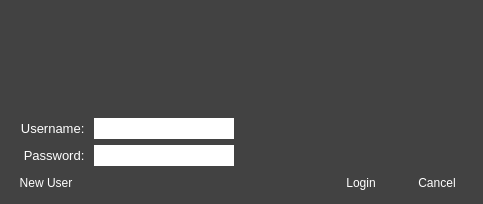
<?xml version="1.0" encoding="UTF-8"?>
<ui version="4.0">
 <class>ventilate_login</class>
 <widget class="QDialog" name="ventilate_login">
  <property name="geometry">
   <rect>
    <x>0</x>
    <y>0</y>
    <width>479</width>
    <height>204</height>
   </rect>
  </property>
  <property name="sizePolicy">
   <sizepolicy hsizetype="Minimum" vsizetype="Minimum">
    <horstretch>0</horstretch>
    <verstretch>0</verstretch>
   </sizepolicy>
  </property>
  <property name="windowTitle">
   <string>Ventilate: Login</string>
  </property>
  <property name="styleSheet">
   <string notr="true">background-color:rgb(66,66,66);</string>
  </property>
  <layout class="QVBoxLayout" name="verticalLayout">
   <item>
    <widget class="QLabel" name="title">
     <property name="minimumSize">
      <size>
       <width>461</width>
       <height>101</height>
      </size>
     </property>
     <property name="maximumSize">
      <size>
       <width>461</width>
       <height>101</height>
      </size>
     </property>
     <property name="baseSize">
      <size>
       <width>461</width>
       <height>101</height>
      </size>
     </property>
     <property name="styleSheet">
      <string notr="true">image: url(:/Images/Ventilate.svg);</string>
     </property>
     <property name="text">
      <string/>
     </property>
    </widget>
   </item>
   <item>
    <layout class="QFormLayout" name="formLayout">
     <item row="0" column="0">
      <widget class="QLabel" name="usernameLabel">
       <property name="minimumSize">
        <size>
         <width>77</width>
         <height>21</height>
        </size>
       </property>
       <property name="maximumSize">
        <size>
         <width>77</width>
         <height>21</height>
        </size>
       </property>
       <property name="baseSize">
        <size>
         <width>77</width>
         <height>21</height>
        </size>
       </property>
       <property name="font">
        <font>
         <pointsize>10</pointsize>
        </font>
       </property>
       <property name="styleSheet">
        <string notr="true">color:rgb(255,255,255);</string>
       </property>
       <property name="text">
        <string>Username: </string>
       </property>
       <property name="textFormat">
        <enum>Qt::PlainText</enum>
       </property>
       <property name="scaledContents">
        <bool>true</bool>
       </property>
       <property name="alignment">
        <set>Qt::AlignRight|Qt::AlignTrailing|Qt::AlignVCenter</set>
       </property>
      </widget>
     </item>
     <item row="0" column="1">
      <widget class="QLineEdit" name="usernameText">
       <property name="minimumSize">
        <size>
         <width>140</width>
         <height>21</height>
        </size>
       </property>
       <property name="maximumSize">
        <size>
         <width>140</width>
         <height>21</height>
        </size>
       </property>
       <property name="baseSize">
        <size>
         <width>140</width>
         <height>21</height>
        </size>
       </property>
       <property name="styleSheet">
        <string notr="true">color:rgb(0,0,0);
background-color:rgb(255,255,255);</string>
       </property>
       <property name="maxLength">
        <number>64</number>
       </property>
       <property name="frame">
        <bool>false</bool>
       </property>
       <property name="clearButtonEnabled">
        <bool>true</bool>
       </property>
      </widget>
     </item>
     <item row="1" column="1">
      <widget class="QLineEdit" name="passwordText">
       <property name="minimumSize">
        <size>
         <width>140</width>
         <height>21</height>
        </size>
       </property>
       <property name="maximumSize">
        <size>
         <width>140</width>
         <height>21</height>
        </size>
       </property>
       <property name="baseSize">
        <size>
         <width>140</width>
         <height>21</height>
        </size>
       </property>
       <property name="styleSheet">
        <string notr="true">color:rgb(0,0,0);
background-color:rgb(255,255,255);</string>
       </property>
       <property name="maxLength">
        <number>64</number>
       </property>
       <property name="frame">
        <bool>false</bool>
       </property>
       <property name="echoMode">
        <enum>QLineEdit::PasswordEchoOnEdit</enum>
       </property>
       <property name="placeholderText">
        <string/>
       </property>
       <property name="clearButtonEnabled">
        <bool>true</bool>
       </property>
      </widget>
     </item>
     <item row="1" column="0">
      <widget class="QLabel" name="passwordLabel">
       <property name="minimumSize">
        <size>
         <width>77</width>
         <height>21</height>
        </size>
       </property>
       <property name="maximumSize">
        <size>
         <width>77</width>
         <height>21</height>
        </size>
       </property>
       <property name="baseSize">
        <size>
         <width>77</width>
         <height>21</height>
        </size>
       </property>
       <property name="font">
        <font>
         <pointsize>10</pointsize>
        </font>
       </property>
       <property name="styleSheet">
        <string notr="true">color:rgb(255,255,255);</string>
       </property>
       <property name="text">
        <string>Password: </string>
       </property>
       <property name="textFormat">
        <enum>Qt::PlainText</enum>
       </property>
       <property name="scaledContents">
        <bool>true</bool>
       </property>
       <property name="alignment">
        <set>Qt::AlignRight|Qt::AlignTrailing|Qt::AlignVCenter</set>
       </property>
      </widget>
     </item>
    </layout>
   </item>
   <item>
    <layout class="QHBoxLayout" name="newUserLayout">
     <item>
      <widget class="QPushButton" name="newUserButton">
       <property name="minimumSize">
        <size>
         <width>70</width>
         <height>21</height>
        </size>
       </property>
       <property name="maximumSize">
        <size>
         <width>70</width>
         <height>21</height>
        </size>
       </property>
       <property name="baseSize">
        <size>
         <width>70</width>
         <height>21</height>
        </size>
       </property>
       <property name="styleSheet">
        <string notr="true">color:rgb(255,255,255);</string>
       </property>
       <property name="text">
        <string>New User</string>
       </property>
       <property name="flat">
        <bool>true</bool>
       </property>
      </widget>
     </item>
     <item>
      <spacer name="newUserSpace">
       <property name="orientation">
        <enum>Qt::Horizontal</enum>
       </property>
       <property name="sizeHint" stdset="0">
        <size>
         <width>40</width>
         <height>0</height>
        </size>
       </property>
      </spacer>
     </item>
     <item>
      <widget class="QPushButton" name="loginButton">
       <property name="minimumSize">
        <size>
         <width>70</width>
         <height>21</height>
        </size>
       </property>
       <property name="maximumSize">
        <size>
         <width>70</width>
         <height>21</height>
        </size>
       </property>
       <property name="baseSize">
        <size>
         <width>70</width>
         <height>21</height>
        </size>
       </property>
       <property name="styleSheet">
        <string notr="true">color:rgb(255,255,255);</string>
       </property>
       <property name="text">
        <string>Login</string>
       </property>
       <property name="default">
        <bool>true</bool>
       </property>
       <property name="flat">
        <bool>true</bool>
       </property>
      </widget>
     </item>
     <item>
      <widget class="QPushButton" name="cancelButton">
       <property name="minimumSize">
        <size>
         <width>70</width>
         <height>21</height>
        </size>
       </property>
       <property name="maximumSize">
        <size>
         <width>70</width>
         <height>21</height>
        </size>
       </property>
       <property name="baseSize">
        <size>
         <width>70</width>
         <height>21</height>
        </size>
       </property>
       <property name="styleSheet">
        <string notr="true">color:rgb(255,255,255);</string>
       </property>
       <property name="text">
        <string>Cancel</string>
       </property>
       <property name="flat">
        <bool>true</bool>
       </property>
      </widget>
     </item>
    </layout>
   </item>
  </layout>
 </widget>
 <resources/>
 <connections/>
</ui>
